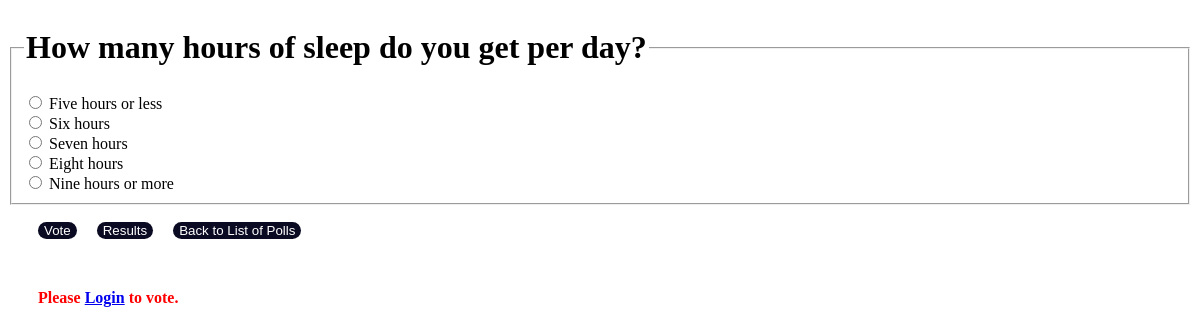
The app's page /polls/2/ with its own data.
### polls/models.py (models this page shows, shortened)
class Question(models.Model):
    question_text = models.CharField(max_length=200)
    pub_date = models.DateTimeField('date published')
    end_date = models.DateTimeField('date ended', null=True, blank=True)
    def is_published(self) -> bool:
        now = timezone.localtime()
        return now >= self.pub_date
    def can_vote(self) -> bool:
        now = timezone.localtime()
        return (
            self.is_published() and now <= self.end_date
            if self.end_date
            else self.is_published()
        )

class Choice(models.Model):
    question = models.ForeignKey(Question, on_delete=models.CASCADE)
    choice_text = models.CharField(max_length=200)

### polls/views.py (the view, shortened to what this page needs)
# urls.py: path('<int:pk>/', views.DetailView.as_view(), name='detail'),
class DetailView(generic.DetailView):
    model = Question
    template_name = 'polls/detail.html'
    def get(self, request, *args, **kwargs):
        user = request.user
        self.question = None
        try:
            self.question = get_object_or_404(Question, pk=kwargs['pk'])
        except Http404:
            messages.error(request, 'No such question.')
            return HttpResponseRedirect(reverse('polls:index'))
        else:
            if not self.question.is_published():
                messages.error(request, 'That given question is not published yet.')
                return HttpResponseRedirect(reverse('polls:index'))
            if not self.question.can_vote():
                messages.error(request, 'This question is closed.')
                return HttpResponseRedirect(reverse('polls:results', args=(self.question.id,)))
            selected_choice_info = ''
            return render(request, 'polls/detail.html',
                          {'question': self.question, 'check_info': selected_choice_info})

### polls/templates/polls/detail.html (shortened to what this page needs)
{% load static %}
<link rel="stylesheet" href="{% static 'polls/style.css' %}">
<form action="{% url 'polls:vote' question.id %}" method="post">
<fieldset>
    <legend><h1>{{ question.question_text }}</h1></legend>
    {% for choice in question.choice_set.all %}
        {% if choice.choice_text == check_info %}
            <input type="radio" name="choice" id="selected" value="{{ choice.id }}" checked>
            <label for="choice{{ forloop.counter }}">{{ choice.choice_text }}</label><br>
        {% else %}
            <input type="radio" name="choice" id="choice{{ forloop.counter }}" value="{{ choice.id }}">
            <label for="choice{{ forloop.counter }}">{{ choice.choice_text }}</label><br>
        {% endif %}
    {% endfor %}
</fieldset>
{% if user.is_anonymous %}
    <p style="text-indent: 30px"><a href="{% url 'login'%}?next={{request.path}}">
    <button type="button">{{"Vote"}}</button></a>&emsp;
{% else %}
    <p style="text-indent: 30px"><input type="submit" value="Vote">&emsp;
{% endif %}
<td><a href="{% url 'polls:results' question.id %}">
    <button type="button">{{"Results"}}</button></a></td>&emsp;
<a href="{% url 'polls:index' %}"><button type="button">{{"Back to List of Polls"}}</button>
</a>
</form>
{% if user.is_anonymous %}
        <br><p style="color:red; text-indent: 30px"><b>
            Please <a href="{% url 'login'%}?next={{request.path}}">Login</a> to vote.
        </b></p>
{% endif %}

### polls/static/polls/style.css (style rules this page uses)
button { background-color:#0a0a23; color: #fff; border:none; border-radius:15px; text-align: center; }
input { background-color:#0a0a23; color: #fff; border:none; border-radius:15px; }

### records on screen
Question: question_text "How many hours of sleep do you get per day?"
Choice: choice_text "Five hours or less"
Choice: choice_text "Six hours"
Choice: choice_text "Seven hours"
Choice: choice_text "Eight hours"
Choice: choice_text "Nine hours or more"

### other values on screen
{{ "Vote" }} "Vote"
{{ "Results" }} "Results"
{{ "Back to List of Polls" }} "Back to List of Polls"
